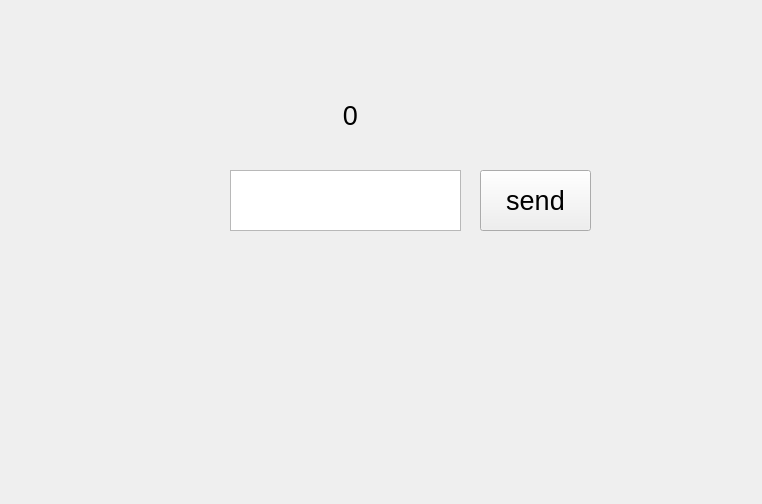
<?xml version="1.0" encoding="UTF-8"?>
<ui version="4.0">
 <class>Form</class>
 <widget class="QWidget" name="Form">
  <property name="geometry">
   <rect>
    <x>0</x>
    <y>0</y>
    <width>762</width>
    <height>504</height>
   </rect>
  </property>
  <property name="windowTitle">
   <string>Form</string>
  </property>
  <widget class="QTextEdit" name="text">
   <property name="geometry">
    <rect>
     <x>230</x>
     <y>170</y>
     <width>231</width>
     <height>61</height>
    </rect>
   </property>
   <property name="font">
    <font>
     <pointsize>15</pointsize>
    </font>
   </property>
  </widget>
  <widget class="QPushButton" name="sendBtn">
   <property name="geometry">
    <rect>
     <x>480</x>
     <y>170</y>
     <width>111</width>
     <height>61</height>
    </rect>
   </property>
   <property name="font">
    <font>
     <pointsize>20</pointsize>
    </font>
   </property>
   <property name="text">
    <string>send</string>
   </property>
  </widget>
  <widget class="QLabel" name="speed">
   <property name="geometry">
    <rect>
     <x>270</x>
     <y>90</y>
     <width>161</width>
     <height>51</height>
    </rect>
   </property>
   <property name="font">
    <font>
     <pointsize>20</pointsize>
    </font>
   </property>
   <property name="text">
    <string>0</string>
   </property>
   <property name="alignment">
    <set>Qt::AlignCenter</set>
   </property>
  </widget>
 </widget>
 <resources/>
 <connections/>
</ui>
